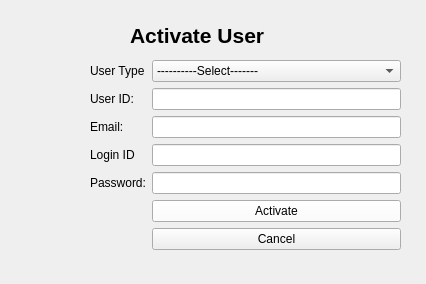
<?xml version="1.0" encoding="UTF-8"?>
<ui version="4.0">
 <class>UserForm</class>
 <widget class="QWidget" name="UserForm">
  <property name="geometry">
   <rect>
    <x>0</x>
    <y>0</y>
    <width>426</width>
    <height>284</height>
   </rect>
  </property>
  <property name="font">
   <font>
    <stylestrategy>NoAntialias</stylestrategy>
   </font>
  </property>
  <property name="windowTitle">
   <string>Activate User</string>
  </property>
  <widget class="QWidget" name="formLayoutWidget">
   <property name="geometry">
    <rect>
     <x>90</x>
     <y>60</y>
     <width>311</width>
     <height>201</height>
    </rect>
   </property>
   <layout class="QFormLayout" name="formLayout">
    <item row="0" column="0">
     <widget class="QLabel" name="courseLabel">
      <property name="font">
       <font>
        <stylestrategy>PreferAntialias</stylestrategy>
       </font>
      </property>
      <property name="text">
       <string>User Type</string>
      </property>
     </widget>
    </item>
    <item row="0" column="1">
     <widget class="QComboBox" name="userType">
      <property name="font">
       <font>
        <stylestrategy>PreferAntialias</stylestrategy>
       </font>
      </property>
      <item>
       <property name="text">
        <string>----------Select-------</string>
       </property>
      </item>
      <item>
       <property name="text">
        <string>Student</string>
       </property>
      </item>
      <item>
       <property name="text">
        <string>Faculty</string>
       </property>
      </item>
     </widget>
    </item>
    <item row="1" column="1">
     <widget class="QLineEdit" name="nameLineEdit">
      <property name="font">
       <font>
        <stylestrategy>PreferAntialias</stylestrategy>
       </font>
      </property>
     </widget>
    </item>
    <item row="1" column="0">
     <widget class="QLabel" name="addressLabel">
      <property name="font">
       <font>
        <stylestrategy>PreferAntialias</stylestrategy>
       </font>
      </property>
      <property name="text">
       <string>User ID:</string>
      </property>
     </widget>
    </item>
    <item row="2" column="1">
     <widget class="QLineEdit" name="emailLineEdit">
      <property name="font">
       <font>
        <stylestrategy>PreferAntialias</stylestrategy>
       </font>
      </property>
     </widget>
    </item>
    <item row="2" column="0">
     <widget class="QLabel" name="ageLabel">
      <property name="font">
       <font>
        <stylestrategy>PreferAntialias</stylestrategy>
       </font>
      </property>
      <property name="text">
       <string>Email:</string>
      </property>
     </widget>
    </item>
    <item row="3" column="0">
     <widget class="QLabel" name="genderLabel">
      <property name="font">
       <font>
        <stylestrategy>PreferDefault</stylestrategy>
       </font>
      </property>
      <property name="text">
       <string>Login ID</string>
      </property>
     </widget>
    </item>
    <item row="3" column="1">
     <widget class="QLineEdit" name="loginIdLineEdit">
      <property name="font">
       <font>
        <stylestrategy>PreferAntialias</stylestrategy>
       </font>
      </property>
     </widget>
    </item>
    <item row="4" column="0">
     <widget class="QLabel" name="genderLabel_2">
      <property name="font">
       <font>
        <stylestrategy>PreferDefault</stylestrategy>
       </font>
      </property>
      <property name="text">
       <string>Password:</string>
      </property>
     </widget>
    </item>
    <item row="4" column="1">
     <widget class="QLineEdit" name="passwordLineEdit">
      <property name="font">
       <font>
        <stylestrategy>PreferAntialias</stylestrategy>
       </font>
      </property>
     </widget>
    </item>
    <item row="5" column="1">
     <widget class="QPushButton" name="okButton">
      <property name="palette">
       <palette>
        <active>
         <colorrole role="Button">
          <brush brushstyle="SolidPattern">
           <color alpha="255">
            <red>255</red>
            <green>255</green>
            <blue>255</blue>
           </color>
          </brush>
         </colorrole>
        </active>
        <inactive>
         <colorrole role="Button">
          <brush brushstyle="SolidPattern">
           <color alpha="255">
            <red>255</red>
            <green>255</green>
            <blue>255</blue>
           </color>
          </brush>
         </colorrole>
        </inactive>
        <disabled>
         <colorrole role="Button">
          <brush brushstyle="SolidPattern">
           <color alpha="255">
            <red>255</red>
            <green>255</green>
            <blue>255</blue>
           </color>
          </brush>
         </colorrole>
        </disabled>
       </palette>
      </property>
      <property name="font">
       <font>
        <stylestrategy>PreferAntialias</stylestrategy>
       </font>
      </property>
      <property name="text">
       <string>Activate</string>
      </property>
     </widget>
    </item>
    <item row="6" column="1">
     <widget class="QPushButton" name="closeButton">
      <property name="font">
       <font>
        <stylestrategy>PreferAntialias</stylestrategy>
       </font>
      </property>
      <property name="text">
       <string>Cancel</string>
      </property>
     </widget>
    </item>
   </layout>
  </widget>
  <widget class="QLabel" name="label">
   <property name="geometry">
    <rect>
     <x>130</x>
     <y>20</y>
     <width>141</width>
     <height>31</height>
    </rect>
   </property>
   <property name="font">
    <font>
     <family>Arial</family>
     <pointsize>16</pointsize>
     <weight>75</weight>
     <bold>true</bold>
     <stylestrategy>PreferAntialias</stylestrategy>
     <kerning>true</kerning>
    </font>
   </property>
   <property name="text">
    <string>Activate User</string>
   </property>
  </widget>
 </widget>
 <resources/>
 <connections>
  <connection>
   <sender>closeButton</sender>
   <signal>clicked()</signal>
   <receiver>UserForm</receiver>
   <slot>close()</slot>
   <hints>
    <hint type="sourcelabel">
     <x>269</x>
     <y>609</y>
    </hint>
    <hint type="destinationlabel">
     <x>391</x>
     <y>328</y>
    </hint>
   </hints>
  </connection>
 </connections>
</ui>
